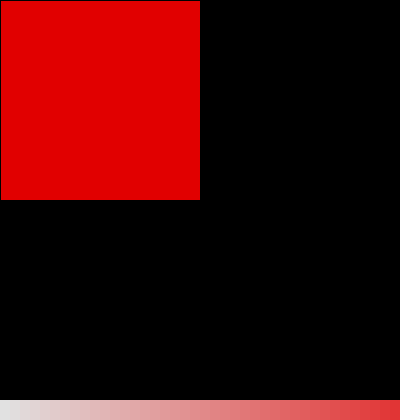
Frame 1 (no input)
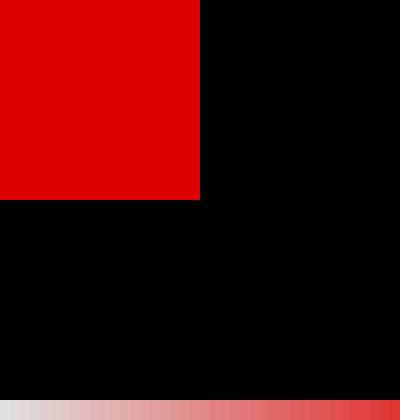
Frame 60 (the mouse pressed at the canvas centre just before this capture)
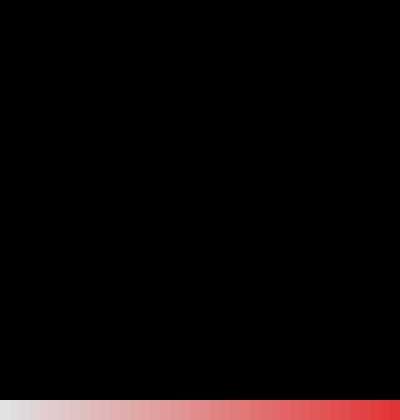
Frame 120 (the mouse held since frame 60 and released just before this capture)

The Processing sketch that drew these frames (run headless with seeded random() and noise(); from frame 60 on, the mouse is pressed at the canvas centre):

// Processing sketch: processing_5912
// ── processing_5912.pde

void setup() {

size(400,420);
}

  
void draw() {
background(0);
  
  if (mouseX < 200 && mouseY < 200) {
    fill (225,0,0);
    rect (0,0,200,200);    
  } else if (mouseX > 200 && mouseY < 200) {
    fill (0,225,0);
    rect (200,0,200,200);
  } else if (mouseX < 200 && mouseY > 200) {
    fill (0,0,225);
    rect (0,200,200,200);
  } else if(mouseX > 200 && mouseY > 200) {
    fill (225,225,0);
    rect(200,200,200,200);
  }


int spacing = 10; 
int len = 10; 
 
  noStroke();
  fill(225);
  rect(0,400,400,400);
  for(int i = 0; i < 400; i++)
  { int x = (i*spacing) + 0;
fill(225,0,0,i*5);
rect(x,400,10,10 + len);

//{ int kleur = 255-(i*(255/20));


  }
  }
